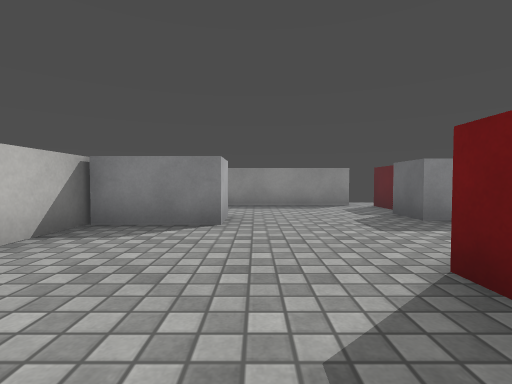
view 1 (above)

13 first-person views from a walk through a scene from a Unity 3-D project. The camera is 0.62 m above the floor, tilts 2° down and sees 85° across. The floor is counted in squares, 1 m on a side. Each view is taken from the middle of a square. On the plan, view 1 faces up. The plan holds only what a view shows up to about 9 squares ahead; the rest is blank. The player character is not drawn. Surface patterns are stand-ins for the level's own textures.

view 2
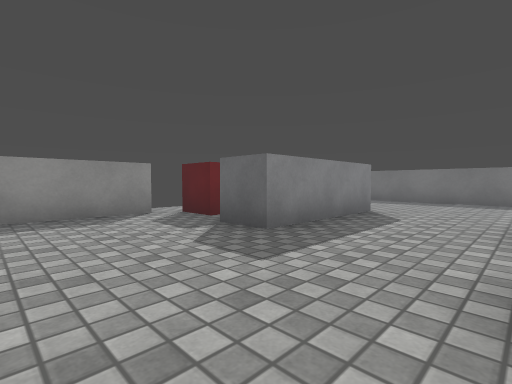

view 3
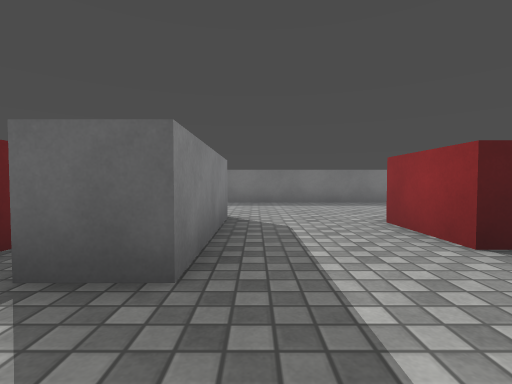

view 4
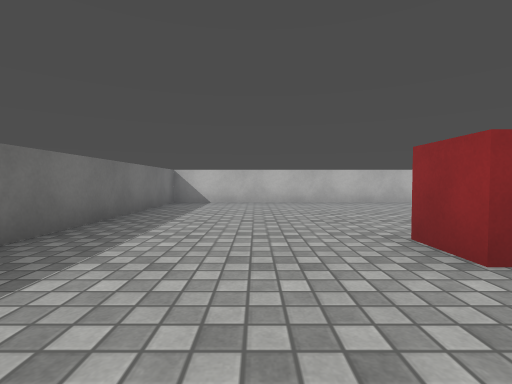

view 5
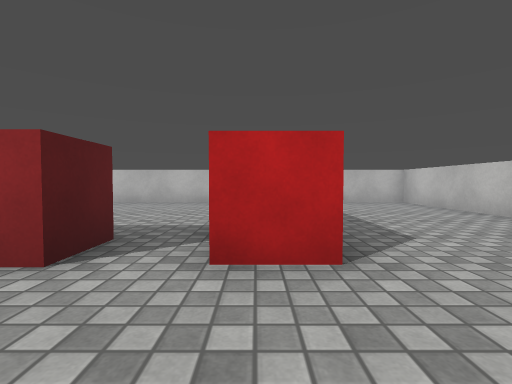

view 6
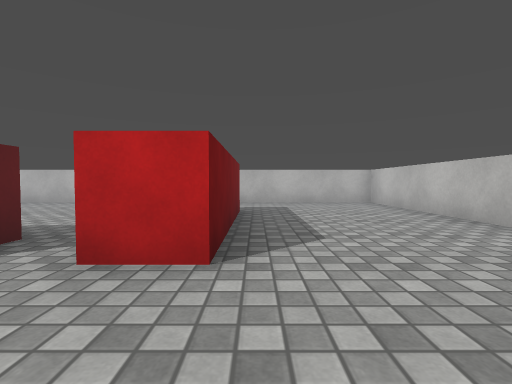

view 7
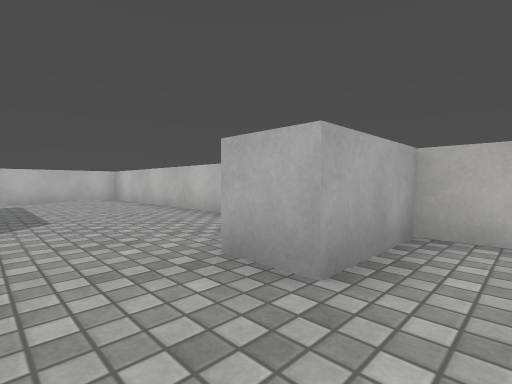

view 8
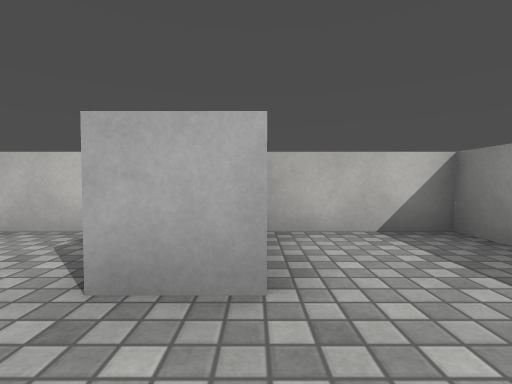

view 9
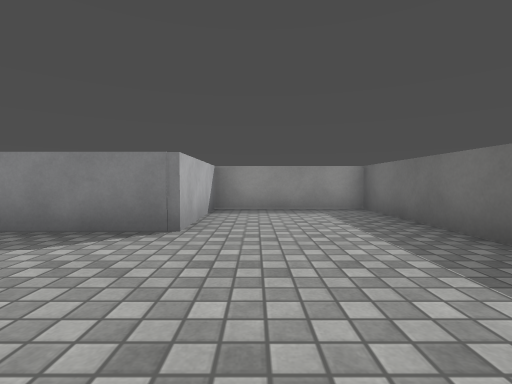

view 10
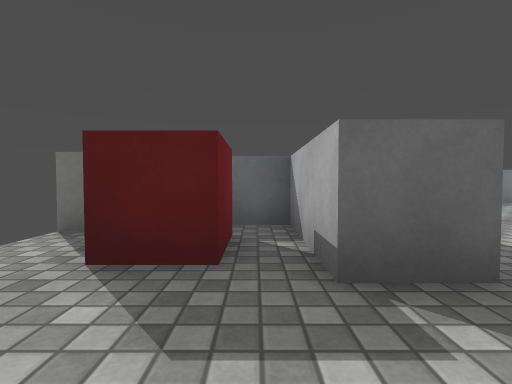

view 11
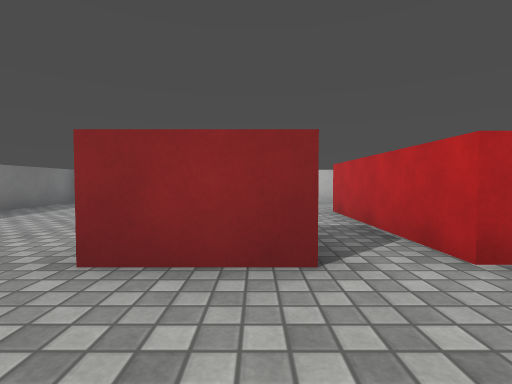

view 12
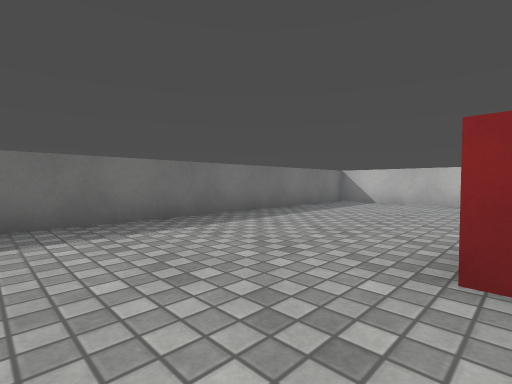

view 13
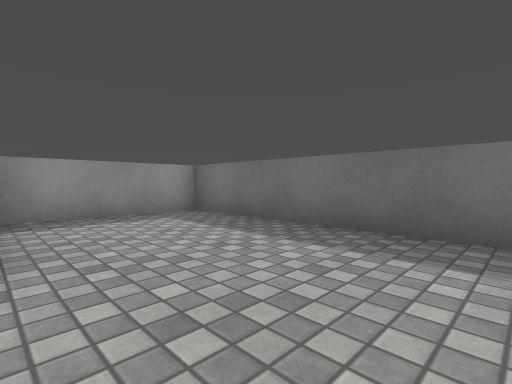

### Floor plan
Points are (right, up) in squares from view 1. A wall is a line through its corners. A room is listed if a view was taken in it or the views show most of it. See-through windows are left out.
Room 1 (views 1, 2, 3, 4, 5, 6, 7, 8, 9, 10, 11, 12, 13)
walls: (1.4, -1.9) (1.4, 1.9) (2.3, 1.9) (2.3, -1.9); (2.6, 7.5) (-2.5, 7.5) (-2.5, -4.5) (9.5, -4.5) (9.5, 7.5) (6, 7.5) (6, 4.5) (2.7, 4.5) (2.7, 5.5) (5, 5.5) (5, 6.4)
objects: block (-2, 4) to (-1, 5); red block (3, 7) to (4, 7); red block (4, 1) to (5, 2)

Positions as (right, up) in squares from view 1, and headings:
1: (0, 0), facing up
2: (0, 2), facing up-right
3: (1, 4), facing right
4: (7, 4), facing down
5: (2, 4), facing down
6: (1, 4), facing down
7: (1, 6), facing down-left
8: (1, 5), facing left
9: (7, 1), facing up
10: (1, 6), facing right
11: (4, 4), facing down
12: (5, 4), facing down-right
13: (6, 2), facing up-right
